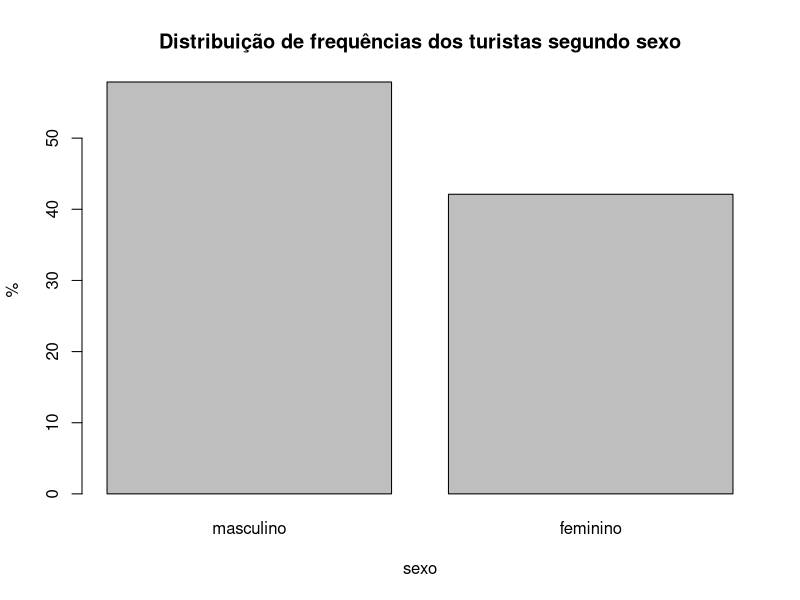
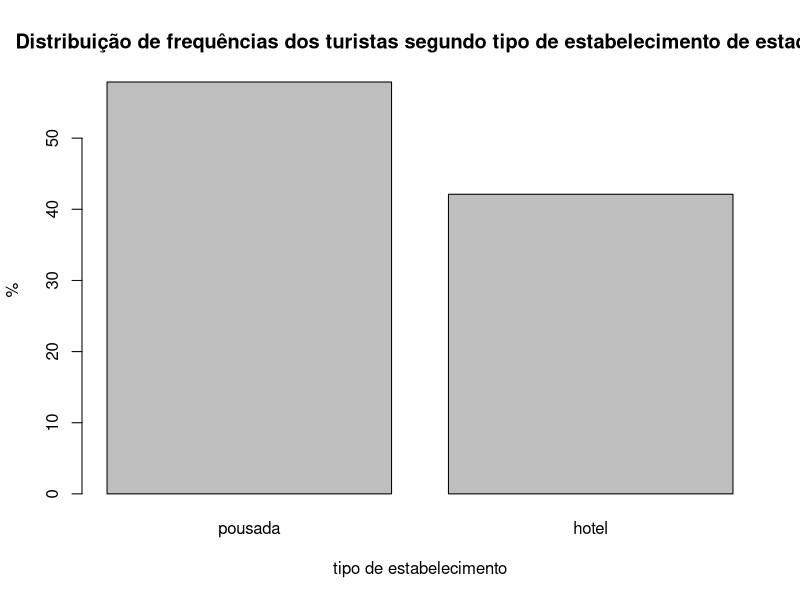
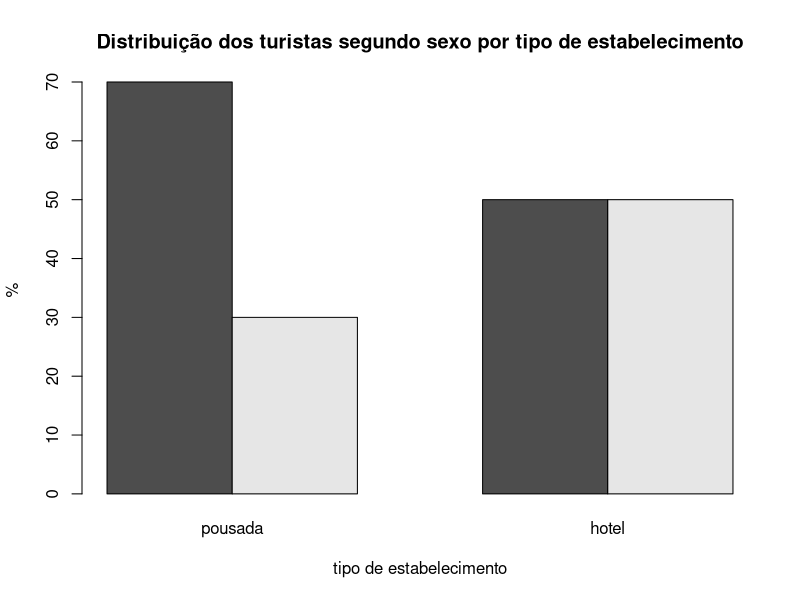

Reproduce these figures in R, in order.
dados = read.csv("dados_turismo.csv", header = TRUE, sep = ",")
str(dados)
summary(dados)
dados$sexo = factor(dados$sexo, levels = c(1, 2), labels = c("masculino", "feminino"))
dados$estabelecimento = factor(dados$estabelecimento, levels = c("P", "H"), labels = c("pousada", "hotel"))

f_sexo = round(prop.table(table(dados$sexo, useNA = "no")) * 100, 2)
barplot(f_sexo, main = "Distribuição de frequências dos turistas segundo sexo",
        xlab = "sexo", ylab = "%")

f_estab = round(prop.table(table(dados$estabelecimento, useNA = "no")) * 100, 2)
barplot(f_estab, main = "Distribuição de frequências dos turistas segundo tipo de estabelecimento de estadia",
        xlab = "tipo de estabelecimento", ylab = "%")

f_sexo_estab = round(prop.table(table(dados$sexo, dados$estabelecimento, useNA = "no"),
                               margin = 2) * 100, 2)
barplot(f_sexo_estab, main = "Distribuição dos turistas segundo sexo por tipo de estabelecimento",
        xlab = "tipo de estabelecimento", ylab = "%", beside = TRUE)
